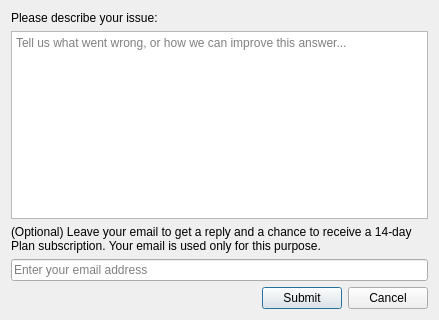
<?xml version="1.0" encoding="UTF-8"?>
<ui version="4.0">
 <class>FeedbackDialog</class>
 <widget class="QDialog" name="FeedbackDialog">
  <property name="geometry">
   <rect>
    <x>0</x>
    <y>0</y>
    <width>439</width>
    <height>320</height>
   </rect>
  </property>
  <property name="windowTitle">
   <string>Submit Feedback</string>
  </property>
  <layout class="QGridLayout" name="gridLayout">
   <item row="4" column="1">
    <widget class="QPushButton" name="btnSubmit">
     <property name="text">
      <string>Submit</string>
     </property>
    </widget>
   </item>
   <item row="0" column="0" colspan="2">
    <widget class="QLabel" name="label">
     <property name="text">
      <string>Please describe your issue:</string>
     </property>
    </widget>
   </item>
   <item row="2" column="0" colspan="3">
    <widget class="QLabel" name="label_2">
     <property name="text">
      <string>(Optional) Leave your email to get a reply and a chance to receive a 14-day Plan subscription. Your email is used only for this purpose.</string>
     </property>
     <property name="wordWrap">
      <bool>true</bool>
     </property>
    </widget>
   </item>
   <item row="3" column="0" colspan="3">
    <widget class="QLineEdit" name="lineEditEmail">
     <property name="placeholderText">
      <string>Enter your email address</string>
     </property>
    </widget>
   </item>
   <item row="4" column="0">
    <spacer name="horizontalSpacer">
     <property name="orientation">
      <enum>Qt::Horizontal</enum>
     </property>
     <property name="sizeHint" stdset="0">
      <size>
       <width>217</width>
       <height>20</height>
      </size>
     </property>
    </spacer>
   </item>
   <item row="4" column="2">
    <widget class="QPushButton" name="btnCancel">
     <property name="text">
      <string>Cancel</string>
     </property>
    </widget>
   </item>
   <item row="1" column="0" colspan="3">
    <widget class="QTextEdit" name="textEditIssue">
     <property name="placeholderText">
      <string>Tell us what went wrong, or how we can improve this answer...</string>
     </property>
    </widget>
   </item>
  </layout>
 </widget>
 <resources/>
 <connections/>
</ui>
